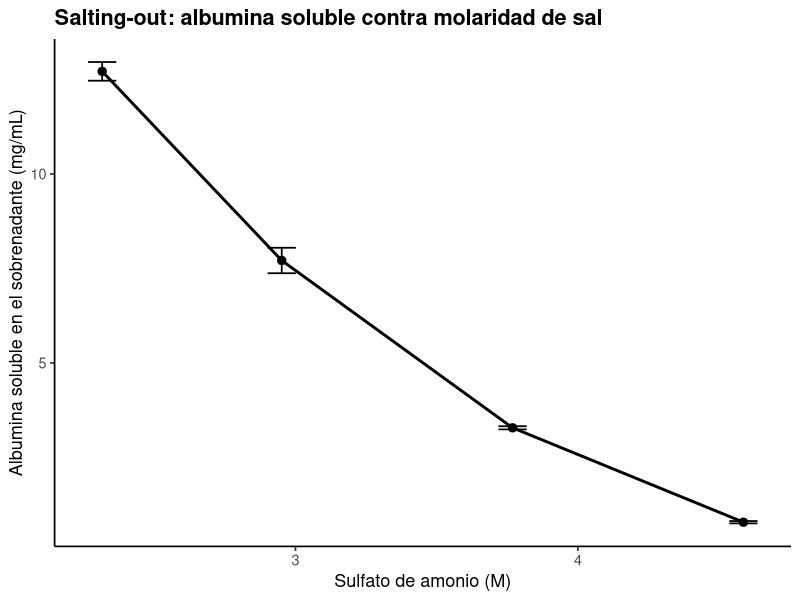
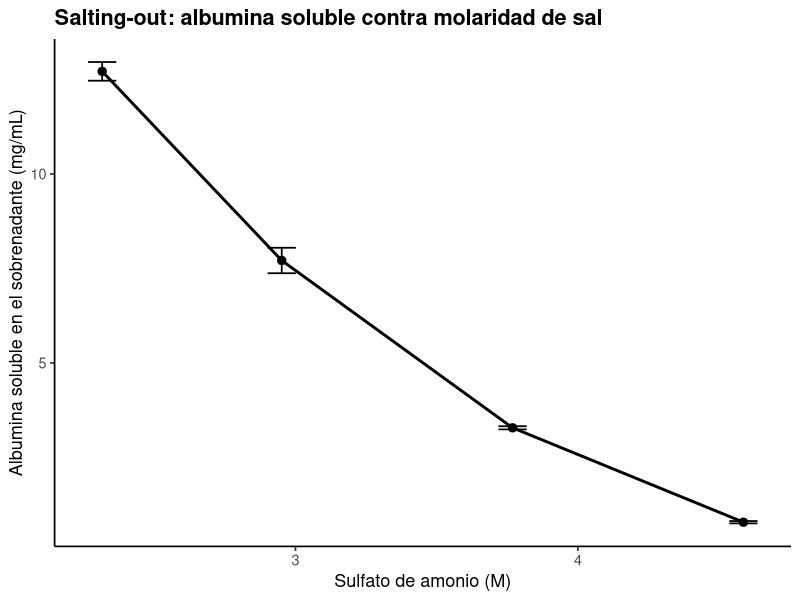

Write the R code that produced these figures, in order.
# ==========================================================================
# P4. Precipitacion de albumina con sulfato de amonio
# ==========================================================================
# Autor: Dr. Jose Juan Torres Martinez
# Docente de Ciencias Quimicas
# Universidad Autonoma de San Luis Potosi (UASLP)
# Mexico
#
# Material academico para estudiantes
# Serie "Bioseparaciones" - Laboratorio, Practica 4. Sulfato de amonio
#
# Descripcion: Practica 4 del laboratorio: la precipitacion de albumina con sulfato de amonio en viales. Aqui se convierte a molaridad la masa de sulfato de amonio indicada en el manual para cada saturacion (49, 60, 73 y 85%, gramos por vial de 5 mL), y se ajusta la ecuacion de Cohn a la solubilidad de albumina medida en el sobrenadante por Bradford. Lo que se aprende aqui es la tabla de solubilidad contra molaridad que pide el manual, construida con los gramos del manual y la albumina medida.
#
# Objetivos de aprendizaje:
#   - Convertir los gramos del manual a molaridad de sulfato de amonio.
#   - Construir la tabla de solubilidad contra concentracion molar.
#   - Ajustar la ecuacion de Cohn a los datos de la practica.

# Datos: datos_sulfato.csv (saturacion y gramos del manual, solubilidad en el sobrenadante medida por Bradford, 3 replicas).
# Desarrollo: llegamos a la mesa con los viales de albumina y el sulfato de amonio del manual. Primera parada: convertir los gramos del manual a molaridad. Segunda parada: ajustar la ecuacion de Cohn a la solubilidad medida en el sobrenadante. En cada parada calculamos y comentamos que significa el resultado antes de seguir.
# ==========================================================================

library(tidyverse)

# --------------------------------------------------------------------------
# Protocolo (Manual de Practicas, Practica 4. Sulfato de amonio)
# --------------------------------------------------------------------------
# Paso 1. Preparar 20 mL de una solucion de albumina a 15 mg/mL en buffer de fosfato (50 mM, pH 7).
# Paso 2. Colocar 5 mL de esa solucion en 4 viales. Tomar uno de los viales, agregar un agitador magnetico y colocarlo en una placa de agitacion, agitando a una velocidad en la que no se genere espuma.
# Paso 3. Pesar sulfato de amonio y agregarlo al vial poco a poco hasta alcanzar 49% de saturacion (1.53 g por vial de 5 mL, segun la tabla del manual; la cantidad se determina con la tabla citada en el manual: http://www.encorbio.com/protocols/AM-SO4.htm). Hay que esperar a que se disuelvan los cristales antes de adicionar mas. Una vez disueltos todos los cristales, retirar el vial de la placa.
# Paso 4. Repetir con el resto de los viales hasta alcanzar saturaciones de 60% (1.95 g), 73% (2.49 g) y 85% (3.03 g). Al terminar con el ultimo vial, dejar reposar los viales 5 min para que se complete la precipitacion.
# Paso 5. Mezclar suavemente los viales y tomar 1.5 mL de suspension de cada uno en tubos de centrifuga. Centrifugar a 15000g por 5 min.
# Paso 6. Separar el sobrenadante de cada tubo y cuantificar la concentracion de proteina con el metodo de Bradford. Diluir las muestras a analizar con agua, de manera que la concentracion maxima de sulfato de amonio sea 1 M; diluir aun mas si hace falta.
# Paso 7. Con los datos obtenidos generar una tabla de solubilidad de albumina contra la concentracion molar de sulfato de amonio.
# Paso 8. Agregar a los precipitados obtenidos 1 mL de agua y determinar visualmente si es posible disolver completamente a la albumina.
# Seguridad y reglas (manual): agitar con suavidad, sin generar espuma; agregar los cristales poco a poco esperando a que se disuelvan; bata blanca obligatoria y guantes cuando se indique; limpiar la mesa antes y despues.

# --------------------------------------------------------------------------
# Parada 1. Gramos del manual a molaridad
# --------------------------------------------------------------------------
# Estamos en la mesa con los viales de 5 mL de albumina. Pesamos el sulfato de amonio que indica el manual para cada saturacion y lo convertimos a molaridad con su peso molecular de 132.14 g/mol y el volumen del vial.
# Peso molecular del sulfato de amonio: 132.14 g/mol.
# Cada vial tiene 5 mL de solucion de albumina (15 mg/mL en fosfato
# 50 mM, pH 7, segun el manual).
datos <- read_csv("datos_sulfato.csv", show_col_types = FALSE)

datos <- datos %>%
  mutate(molaridad_M = gramos_5ml / 132.14 / 0.005)

resumen <- datos %>%
  group_by(saturacion_pct, gramos_5ml, molaridad_M) %>%
  summarise(
    solubilidad_media = mean(solubilidad_sobrenadante_mg_ml),
    de = sd(solubilidad_sobrenadante_mg_ml),
    .groups = "drop"
  )

print(resumen)

# --------------------------------------------------------------------------
# Parada 2. Ajuste de Cohn a la solubilidad en el sobrenadante
# --------------------------------------------------------------------------
# Seguimos con los viales: ahora ajustamos la ecuacion de Cohn a la solubilidad que quedo en el sobrenadante, medida por Bradford. La fraccion soluble se calcula contra los 15 mg/mL iniciales.
ajuste <- lm(log10(solubilidad_media) ~ molaridad_M, data = resumen)
print(summary(ajuste))

tabla_cohn <- tibble(
  beta = coef(ajuste)[["(Intercept)"]],
  ks_por_M = -coef(ajuste)[["molaridad_M"]]
)
print(tabla_cohn)

# Fraccion de albumina que queda soluble a cada saturacion, respecto a
# los 15 mg/mL iniciales.
resumen <- resumen %>%
  mutate(fraccion_soluble = solubilidad_media / 15.0)
print(resumen)

# --------------------------------------------------------------------------
# Parada 3. Grafica: solubilidad en el sobrenadante contra molaridad
# --------------------------------------------------------------------------
# Graficamos la albumina que queda soluble en el sobrenadante contra la molaridad de sal: cada punto es la media de tres replicas con su barra de desviacion.
grafica <- ggplot(
  resumen,
  aes(x = molaridad_M, y = solubilidad_media)
) +
  geom_errorbar(aes(ymin = solubilidad_media - de,
                    ymax = solubilidad_media + de),
                width = 0.1, linewidth = 0.6) +
  geom_line(linewidth = 1) +
  geom_point(size = 2.5) +
  labs(
    x = "Sulfato de amonio (M)",
    y = "Albumina soluble en el sobrenadante (mg/mL)",
    title = "Salting-out: albumina soluble contra molaridad de sal"
  ) +
  theme_classic(base_size = 13) +
  theme(plot.title = element_text(face = "bold"))

print(grafica)

# --------------------------------------------------------------------------
# 4. Exportar la grafica
# --------------------------------------------------------------------------
# Antes de terminar la practica guardamos la grafica de la practica.
ggsave("04_sulfato.png", grafica,
       width = 18, height = 12, units = "cm", dpi = 300)

# --------------------------------------------------------------------------
# Interpretacion
# --------------------------------------------------------------------------
# Grafica (albumina soluble contra molaridad de sal): el eje x es la molaridad de sulfato de amonio en M y el eje y es la albumina soluble en el sobrenadante en mg/mL.
# - La albumina soluble en el sobrenadante cae de unos 12.7 mg/mL a 49% de saturacion a menos de 1 mg/mL a 85%: la proteina pasa al precipitado. Esto significa que al subir la sal la albumina deja la solucion y se recupera en el precipitado, y por eso lo siguiente es separar ese precipitado y redisolverlo.
# - El logaritmo de la solubilidad es lineal con la molaridad, como pide la ecuacion de Cohn. Esto significa que los datos de la practica siguen el modelo de la teoria, y con beta y Ks se predice la solubilidad a cualquier saturacion.

# --------------------------------------------------------------------------
# Que aprendimos
# --------------------------------------------------------------------------
# - Los gramos del manual se convierten a molaridad con el peso molecular y el volumen del vial.
# - La tabla de solubilidad contra molaridad es el resultado que pide el manual para esta practica.
# Terminamos la practica de precipitacion con sulfato de amonio: ya tenemos la tabla de solubilidad contra molaridad que pide el manual. Seguimos a la siguiente practica: la precipitacion con acetona, donde la temperatura decide cuanta proteina se recupera.
